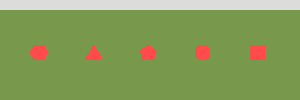
#> input picture seidart-gui/EXAMPLES/shapes.png, 300 x 100 px
$ python prjbuild.py --image_file ../EXAMPLES/shapes.png
#> lines starting #> are read from the running program, lines starting #| are printed output that depends on the picture
#!/usr/bin/env python3
#
# This script will read an image and build the template project file template
# to be used in the seisarT program
#
# -----------------------------------------------------------------------------

import argparse
import numpy as np
import matplotlib.image as mpimg

# -------------------------- Command Line Arguments ---------------------------
parser = argparse.ArgumentParser(description="""The seisarT software requires a
	.PNG image that is used to construct the model domain for seismic and
	electromagnetic wave propagation. Given the image file, a project file
	will be constructed which contains all the necessary parameters to be
	read in to the finite differences time domain modeling schemes.""" )

parser.add_argument( '-i', '--image_file', nargs=1, type=str, required = True,
						help='the full file path for the image', default=None)

parser.add_argument( '-o', '--project_file', nargs=1, type=str, required = False,
	default = 'jordan_downs.prj',
	help = """name of output file path with extension .prj and excluding
				the full path directory""")

#parser.add_argument( 'm', '--metafile', nargs=1, type = str, required = False,
#	help = """name of the metafile template that will be produced corresponding to the
#	project. Default is NoneType which will not return a file. """, default = None)

# Get the arguments
args = parser.parse_args()
image_file = ''.join(args.image_file)
project_file = ''.join(args.project_file)
#meta_file = ''.join(args.metafile)

new_line = '\n'
# ------------------------ Some Necessary Definitions -------------------------

def image2int(imfilename):
    # read the image
#> called with imfilename = '../EXAMPLES/shapes.png'
    img = mpimg.imread(imfilename)
#> img is the input picture: shape (100, 300, 3) float32; mean R, G, B 0.527, 0.613, 0.354

    # Convert RGB to a single value
    rgb_int = np.array(65536*img[:,:,0] +  255*img[:,:,1] + img[:,:,2])
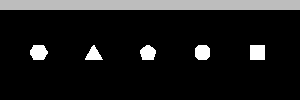
#> rgb_int: shape (100, 300) float64; min 30992.8, max 65611.3, mean 34706.3; drawn with min black and max white

    # Get the unique values of the image
    rgb_uni = np.unique(rgb_int)
#> rgb_uni = [30992.8, 56761.7, 65611.3]

    # We want the unique rgb values too
    rgb = np.zeros( [len(rgb_uni), 3] )
#> rgb = [[0, 0, 0], [0, 0, 0], [0, 0, 0]]

    # reshape the image. We know it's three channels
    img_vect = np.zeros( [np.prod(rgb_int.shape), 3] )
    img_vect[:,0] = np.reshape(img[:, :, 0], np.prod(np.shape(img[:, :, 0]) ) )
    img_vect[:,1] =	np.reshape(img[:, :, 1], np.prod(np.shape(img[:, :, 1]) ) )
    img_vect[:,2] =	np.reshape(img[:, :, 2], np.prod(np.shape(img[:, :, 2]) ) )

    # mat_id = np.array( range(0, len(rgb_uni) ) )
    for ind in range(0, len(rgb_uni) ):
    	rgb_ind = np.reshape(rgb_int == rgb_uni[ind], [np.prod(rgb_int.shape)])
    	rgb[ind,:] = (img_vect[rgb_ind,:])[0,:]
    	rgb_int[ rgb_int == rgb_uni[ind] ] = ind
#> this loop made 3 passes
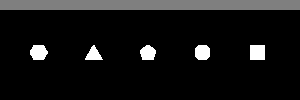
#> rgb_int: shape (100, 300) float64; min 0, max 2, mean 0.166; drawn with min black and max white
#> after the loop, rgb = [[0.471, 0.596, 0.298], [0.863, 0.863, 0.863], [1, 0.294, 0.294]]


    if np.max(rgb) <= 1.0:
    	rgb = rgb * 255
#> rgb = [[120, 152, 76], [220, 220, 220], [255, 75, 75]]
    	rgb = rgb.astype(int)

    return rgb_int.astype(int), rgb


# -------------------------------- Add a header -------------------------------
header_comment = """
# This is a project file template for the SEIDART software. In order to run the
# model for seismic, electromagnetic or both, the required inputs must be
#
# Domain Input Values:
#	dim 		- STR; either '2' or '2.5' but default is '2'
#	nx,ny,nz 	- INT; the dimensions of the image. If dim = 2.5, and ny is
#			  empty then default ny=1
#	dx,dy,dz	- REAL; the spatial step size for each dimension in meters. If
#			  dim = 2.5 and dy is empty then default dy=min(dx,dz)
#
# Material Input Values:
#	id 		- INT; the identifier given to each unique rgb value as it
#			  is read into the computer. It's recommended to use this
#			  script to make sure it's sorted correctly.
#	R/G/B 		- STR; the 0-255 values for each color code.
#	Temperature 	- REAL; temperature in Celsius.
#	Attenuation 	- REAL; (placeholder) will be attenuation length soon.
#	Density 	- REAL; density in kg/m^3
#	Porosity 	- REAL; percent porosity
#	Water_Content 	- REAL; percent of pores that contain water
#	Anisotropic 	- BOOL; whether the material is anisotropic (True) or
#			  isotropic (False).
#	ANG_File 	- STR; if Anisotrpic is True then the full path to the
#			  .ang file is supplied. The .ang file is a delimited text
#			  file that contains the 3-by-n array of euler rotation
#			  angles in radians.
#
#		or alternatively...
#	C11-C66 	- REAL; the stiffness coefficients with the appropriate id
#	E11-E33,S11-S33	- REAL; the permittivity and conductivity coefficients and
#			  'id' value corresponding to the coefficients along the diagonal
#			  of their respective tensors.
#
#
# Source Input Values:
#	dt 		- REAL; dx/(2*maxvelcity)
#	steps 		- INT; the total number of time steps
#	x,y,z 		- REAL; locations in meters, +z is down, +y is into the screen
#	f0 		- REAL; center frequency for the guassian pulse function if
#			  'source_file' isn't supplied
#	theta 		- REAL; source orientation in the x-z plane,
#	phi 		- REAL; source orientation in the x-y plane for 2.5/3D only,
#	source_file	- STR; the pointer to the text file that contains the source
#			  timeseries as a steps-by-1 vector.
#
# Written by Steven Bernsen
# University of Maine
# -----------------------------------------------------------------------------

"""

# ---------------------------- Read the Image File ----------------------------
im, rgb = image2int(image_file)
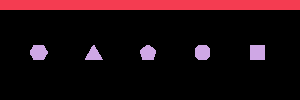
#> im: shape (100, 300) int64; 3 distinct labels, from 0 to 2; one colour per label, 0 black
#> rgb = [[120, 152, 76], [220, 220, 220], [255, 75, 75]]
im = im.transpose()
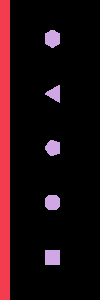
#> im: shape (300, 100) int64; 3 distinct labels, from 0 to 2; one colour per label, 0 black
mat_id = np.unique(im)
#> mat_id = [0, 1, 2]
# Start writing the project file. To allow for headers we will start all
# pertinant information after

with open(project_file, 'w') as prj:
	prj.write(header_comment)
	prj.write(new_line)
	prj.write('I,'+image_file+new_line)
	prj.write(new_line)


# ------------------------- Write Domain Parameters ---------------------------
dim = 'D,dim,2'
nx = 'D,nx,' + str(np.shape(im)[0])
#> nx = 'D,nx,300'
ny = 'D,ny,n/a'
nz = 'D,nz,' + str(np.shape(im)[1])
#> nz = 'D,nz,100'
dx = 'D,dx,'
dy = 'D,dy,n/a'
dz = 'D,dz,'
cpml = 'D,cpml,20'
nmat = 'D,nmats,' + str(len( np.unique(im) ))
#> nmat = 'D,nmats,3'
tfile = 'D,tfile,'
# rundur = 'D,write,64'
with open(project_file, 'a') as prj:
	prj.write(dim+new_line)
	prj.write(nx+new_line)
	prj.write(ny+new_line)
	prj.write(nz+new_line)
	prj.write(dx+new_line)
	prj.write(dy+new_line)
	prj.write(dz+new_line)
	prj.write(cpml+new_line)
	prj.write(nmat+new_line)
	prj.write(tfile + new_line)
	# prj.write(rundur + new_line)
	prj.write(new_line)


# ------------------------- Write Material Parameters -------------------------

header = ("# number, id, R/G/B, Temperature, Attenuation, Density, Porosity, "
				"Water_Content, Anisotropic, ANG_File")


with open(project_file, 'a') as prj:
	i = 0

	prj.write(header + new_line )
	for x in mat_id:
		ln = ('M,' + str(x) + ',,' + str(rgb[x,0])  + '/' +
			str(rgb[x,1]) + '/' + str(rgb[x,2]) +
			',,,,,,,')
		prj.write( ln + new_line)
#> this loop made 3 passes
#> ln on passes 1 to 3: 'M,0,,120/152/76,,,,,,,', 'M,1,,220/220/220,,,,,,,', 'M,2,,255/75/75,,,,,,,'

	prj.write(new_line)


# ------------------------- Write Seismic Parameters --------------------------
dt = 'dt,'
steps = 'time_steps,'
x = 'x,'
y = 'y,'
z = 'z,'
f0 = 'f0,'
theta = 'theta,0'
phi = 'phi,0'
source_file='source_file,'

comm = '# The source parameters for the seismic model'
header = '# id, C11, C12, C13, C22, C23, C33, C44, C55, C66, rho'

with open(project_file, 'a') as prj:
	i = 0
	prj.write(comm + new_line)
	prj.write('S,' + dt + new_line)
	prj.write('S,' + steps + new_line)
	prj.write('S,' + x + new_line)
	prj.write('S,' + y + new_line)
	prj.write('S,' + z + new_line)
	prj.write('S,' + f0 + new_line)
	prj.write('S,' + theta + new_line)
	prj.write('S,' + phi + new_line)
	prj.write(new_line)

	prj.write(header + new_line )
	for ind in mat_id:
		prj.write( 'C,' + str(ind) + ',,,,,,,,,,' + new_line)

	prj.write(new_line)


# -------------------------- Write Radar Parameters ---------------------------

comm = '# The source parameters for the elecromagnetic model'
header = '# id, e11, e22, e33, s11, s22, s33'

with open(project_file, 'a') as prj:
	i = 0

	prj.write(comm + new_line)
	prj.write('E,' + dt + new_line)
	prj.write('E,' + steps + new_line)
	prj.write('E,' + x + new_line)
	prj.write('E,' + y + new_line)
	prj.write('E,' + z + new_line)
	prj.write('E,' + f0 + new_line)
	prj.write('E,' + theta + new_line)
	prj.write('E,' + phi + new_line)

	prj.write(new_line)

	prj.write(header + new_line )
	for ind in mat_id:
		prj.write( 'P,' + str(ind) + ',,,,,,,,,,' + new_line)

	prj.write(new_line)


# ------------------- Write Additional Survey File Tempates -------------------
#meta_header = """
# Options for the following fields
# project_file - (STRING) the file path to the project file
# survey_type - (STRING) the type of survey you would like to model. Available
#				options are 'co' = common offset, 'cmp' = common midpoint,
#				'wa' = wide angle.
#
# The following inputs change given the survey type. There are additional
# values that need to be passed in the wrapper
#
# delta (FLOAT)
#					'wa' the spacing between each reciever
#					'cmp' the change in the source and the reciever distance from
#						the common midpoint (given below)
#					'co' the shift in the same direction of the source and
#						reciever. The spacing between the source and reciever
#						remains constant so they are moved in the same direction
#
# initial_position (FLOAT)
#					'wa' the initial reciever location along the array in meters
#					'cmp' the reciever location
#					'co'  the reciever location
#
# final_position (FLOAT)
#					'wa' the final reciever location along the array in meters
#					'cmp' this is the same value as initial position; moot
#					'co' 			'' ''			''	''
#
#"""

#if metafile:
#	with open(metafile, 'w') as meta:
#		meta.write(meta_header + new_line)
#		meta.write('project_file: ' + project_file + new_line)
#		meta.write('survey_type: wa' + new_line)
#		meta.write('delta: 1' + new_line)
#		meta.write('initial_position: 0  0  0' + new_line)
#		meta.write('final_position: ' + str(np.shape(im)[0]) + '0 ' + str(np.shape(im)[0]) + new_line )
#		meta.write('reciever_file: None' + new_line)
#		meta.write('source_file: None' )
